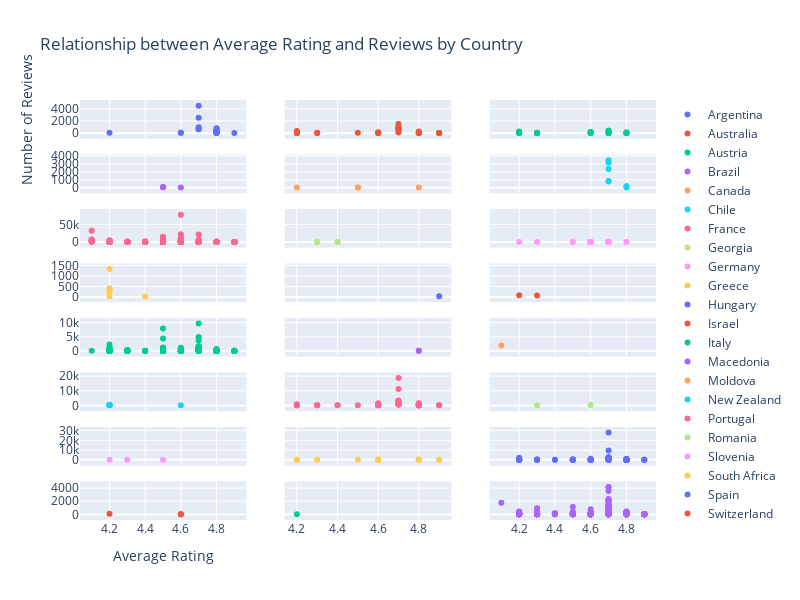

This figure's notebook cell:
### Code cell
import plotly.graph_objs as go
from plotly.subplots import make_subplots

grouped = wines.groupby("country")

num_countries = len(grouped)
rows = (num_countries - 1) // 3 + 1  
cols = min(num_countries, 3)  

fig = make_subplots(rows=rows, cols=cols, shared_xaxes=True, shared_yaxes=True)

for i, (country, group) in enumerate(grouped, 1):
    row = (i - 1) // cols + 1
    col = (i - 1) % cols + 1
    scatter = go.Scatter(x=group["avg_rating"], y=group["reviews"], mode="markers", name=country)
    fig.add_trace(scatter, row=row, col=col)

fig.update_layout(height=600,width=800,title="Relationship between Average Rating and Reviews by Country")
fig.update_xaxes(title_text="Average Rating", row=rows, col=1)
fig.update_yaxes(title_text="Number of Reviews", row=1, col=1)

fig.show()

### Figure 1 — Plotly figure (JSON) as saved in the notebook; plotly's stock layout.template omitted (floating-point values rounded to 4 significant figures; data arrays with more than 128 entries replaced by an {"elided": "..."} marker saying what was removed)
{"data": [{"mode": "markers", "name": "Argentina", "type": "scatter", "x": [4.7, 4.7, 4.7, 4.8, 4.7, 4.7, 4.8, 4.8, 4.8, 4.8, 4.8, 4.8, 4.8, 4.8, 4.8, 4.6, 4.2, 4.6, 4.8, 4.9, 4.8, 4.8, 4.8], "xaxis": "x", "y": [4511, 2541, 968, 825, 668, 654, 540, 522, 431, 328, 267, 232, 169, 145, 126, 81, 72, 72, 70, 44, 43, 33, 25], "yaxis": "y"}, {"mode": "markers", "name": "Australia", "type": "scatter", "x": [4.7, 4.7, 4.7, 4.7, 4.7, 4.7, 4.7, 4.2, 4.8, 4.6, 4.8, 4.7, 4.6, 4.2, 4.8, 4.6, 4.3, 4.5, 4.8, 4.8, 4.6, 4.2, 4.8, 4.9, 4.9, 4.3, 4.6, 4.9, 4.8, 4.2, 4.6, 4.9], "xaxis": "x2", "y": [1498, 1055, 897, 747, 710, 647, 574, 343, 283, 107, 100, 93, 92, 78, 69, 61, 61, 56, 55, 51, 46, 34, 33, 32, 30, 29, 27, 27, 26, 25, 25, 25], "yaxis": "y2"}, {"mode": "markers", "name": "Austria", "type": "scatter", "x": [4.7, 4.2, 4.6, 4.6, 4.8, 4.2, 4.2, 4.3, 4.2, 4.6, 4.6, 4.7, 4.7, 4.2, 4.3, 4.3, 4.2, 4.7, 4.7, 4.6, 4.8, 4.3, 4.6, 4.8, 4.8, 4.3], "xaxis": "x3", "y": [428, 291, 196, 179, 148, 138, 114, 82, 78, 72, 58, 58, 45, 42, 36, 35, 35, 34, 33, 31, 31, 28, 28, 26, 26, 26], "yaxis": "y3"}, {"mode": "markers", "name": "Brazil", "type": "scatter", "x": [4.5, 4.5, 4.5, 4.6], "xaxis": "x4", "y": [99, 54, 48, 38], "yaxis": "y4"}, {"mode": "markers", "name": "Canada", "type": "scatter", "x": [4.2, 4.5, 4.8, 4.5], "xaxis": "x5", "y": [38, 33, 27, 27], "yaxis": "y5"}, {"mode": "markers", "name": "Chile", "type": "scatter", "x": [4.7, 4.7, 4.7, 4.7, 4.7, 4.8, 4.8], "xaxis": "x6", "y": [3464, 3132, 2366, 854, 790, 206, 30], "yaxis": "y6"}, {"mode": "markers", "name": "France", "type": "scatter", "x": {"elided": "1347 float values"}, "xaxis": "x7", "y": {"elided": "1347 int values"}, "yaxis": "y7"}, {"mode": "markers", "name": "Georgia", "type": "scatter", "x": [4.4, 4.3, 4.3, 4.4], "xaxis": "x8", "y": [104, 98, 27, 26], "yaxis": "y8"}, {"mode": "markers", "name": "Germany", "type": "scatter", "x": [4.6, 4.7, 4.6, 4.6, 4.6, 4.6, 4.6, 4.6, 4.6, 4.6, 4.6, 4.7, 4.7, 4.6, 4.6, 4.7, 4.2, 4.6, 4.6, 4.7, 4.6, 4.7, 4.6, 4.6, 4.6, 4.6, 4.7, 4.3, 4.8, 4.6, 4.6, 4.7, 4.7, 4.5], "xaxis": "x9", "y": [228, 192, 107, 92, 80, 71, 63, 56, 54, 52, 51, 48, 47, 47, 47, 43, 43, 38, 38, 37, 37, 36, 34, 34, 33, 31, 31, 31, 31, 30, 29, 29, 25, 25], "yaxis": "y9"}, {"mode": "markers", "name": "Greece", "type": "scatter", "x": [4.2, 4.2, 4.2, 4.2, 4.2, 4.4], "xaxis": "x10", "y": [1326, 416, 359, 271, 38, 26], "yaxis": "y10"}, {"mode": "markers", "name": "Hungary", "type": "scatter", "x": [4.9], "xaxis": "x11", "y": [40], "yaxis": "y11"}, {"mode": "markers", "name": "Israel", "type": "scatter", "x": [4.2, 4.3], "xaxis": "x12", "y": [85, 72], "yaxis": "y12"}, {"mode": "markers", "name": "Italy", "type": "scatter", "x": {"elided": "257 float values"}, "xaxis": "x13", "y": {"elided": "257 int values"}, "yaxis": "y13"}, {"mode": "markers", "name": "Macedonia", "type": "scatter", "x": [4.8, 4.8], "xaxis": "x14", "y": [100, 77], "yaxis": "y14"}, {"mode": "markers", "name": "Moldova", "type": "scatter", "x": [4.1], "xaxis": "x15", "y": [1940], "yaxis": "y15"}, {"mode": "markers", "name": "New Zealand", "type": "scatter", "x": [4.2, 4.2, 4.2, 4.2, 4.2, 4.6, 4.2], "xaxis": "x16", "y": [533, 308, 285, 114, 53, 43, 41], "yaxis": "y16"}, {"mode": "markers", "name": "Portugal", "type": "scatter", "x": [4.7, 4.7, 4.7, 4.7, 4.7, 4.7, 4.7, 4.7, 4.8, 4.6, 4.7, 4.7, 4.8, 4.7, 4.7, 4.2, 4.7, 4.7, 4.7, 4.7, 4.6, 4.6, 4.8, 4.2, 4.6, 4.8, 4.8, 4.2, 4.8, 4.8, 4.8, 4.8, 4.3, 4.6, 4.3, 4.8, 4.8, 4.8, 4.8, 4.9, 4.2, 4.8, 4.4, 4.6, 4.6, 4.4, 4.8, 4.2, 4.6, 4.8, 4.3, 4.8, 4.5, 4.8, 4.9, 4.2], "xaxis": "x17", "y": [18690, 11147, 3303, 3144, 2646, 2177, 1867, 1624, 1489, 1467, 1215, 1180, 1170, 942, 863, 773, 709, 663, 617, 593, 454, 437, 422, 398, 344, 321, 272, 188, 177, 161, 154, 151, 146, 119, 108, 101, 92, 86, 73, 72, 72, 70, 56, 49, 45, 36, 35, 34, 31, 30, 30, 28, 26, 26, 26, 25], "yaxis": "y17"}, {"mode": "markers", "name": "Romania", "type": "scatter", "x": [4.6, 4.3], "xaxis": "x18", "y": [213, 83], "yaxis": "y18"}, {"mode": "markers", "name": "Slovenia", "type": "scatter", "x": [4.2, 4.3, 4.5], "xaxis": "x19", "y": [58, 37, 29], "yaxis": "y19"}, {"mode": "markers", "name": "South Africa", "type": "scatter", "x": [4.6, 4.6, 4.6, 4.8, 4.2, 4.8, 4.8, 4.8, 4.6, 4.6, 4.6, 4.9, 4.3, 4.9, 4.6, 4.8, 4.5, 4.8, 4.6, 4.2, 4.6], "xaxis": "x20", "y": [172, 126, 120, 68, 65, 64, 62, 59, 54, 46, 44, 43, 43, 42, 40, 40, 38, 34, 30, 27, 27], "yaxis": "y20"}, {"mode": "markers", "name": "Spain", "type": "scatter", "x": [4.7, 4.7, 4.7, 4.7, 4.7, 4.7, 4.2, 4.7, 4.7, 4.7, 4.7, 4.6, 4.8, 4.7, 4.8, 4.7, 4.7, 4.7, 4.7, 4.8, 4.2, 4.5, 4.8, 4.8, 4.3, 4.8, 4.2, 4.8, 4.2, 4.8, 4.2, 4.7, 4.8, 4.8, 4.8, 4.2, 4.8, 4.3, 4.6, 4.8, 4.5, 4.3, 4.5, 4.2, 4.2, 4.6, 4.7, 4.8, 4.9, 4.8, 4.3, 4.5, 4.6, 4.5, 4.8, 4.3, 4.8, 4.8, 4.8, 4.6, 4.7, 4.8, 4.8, 4.8, 4.8, 4.8, 4.8, 4.9, 4.5, 4.6, 4.8, 4.2, 4.8, 4.6, 4.8, 4.8, 4.2, 4.3, 4.4, 4.2, 4.2, 4.2, 4.6, 4.9, 4.7, 4.6, 4.8, 4.8, 4.7, 4.7, 4.8, 4.5, 4.8, 4.6, 4.6, 4.6, 4.7, 4.8, 4.8, 4.4, 4.5], "xaxis": "x21", "y": [28050, 9527, 2596, 2476, 2348, 2186, 2143, 2005, 1924, 1347, 1290, 1205, 999, 973, 968, 884, 871, 773, 720, 712, 586, 510, 505, 483, 458, 451, 369, 331, 309, 276, 258, 254, 242, 238, 208, 199, 195, 182, 166, 144, 135, 122, 118, 114, 100, 96, 95, 88, 88, 82, 79, 76, 76, 72, 72, 66, 63, 55, 53, 50, 50, 49, 48, 47, 46, 45, 45, 44, 43, 43, 43, 43, 43, 42, 41, 41, 40, 38, 37, 37, 37, 37, 37, 36, 36, 36, 36, 35, 33, 33, 33, 32, 30, 30, 30, 29, 28, 28, 28, 27, 26], "yaxis": "y21"}, {"mode": "markers", "name": "Switzerland", "type": "scatter", "x": [4.2, 4.6, 4.6, 4.6], "xaxis": "x22", "y": [103, 49, 33, 28], "yaxis": "y22"}, {"mode": "markers", "name": "Turkey", "type": "scatter", "x": [4.2], "xaxis": "x23", "y": [27], "yaxis": "y23"}, {"mode": "markers", "name": "United States", "type": "scatter", "x": {"elided": "515 float values"}, "xaxis": "x24", "y": {"elided": "515 int values"}, "yaxis": "y24"}], "layout": {"height": 600, "title": {"text": "Relationship between Average Rating and Reviews by Country"}, "width": 800, "xaxis": {"anchor": "y", "domain": [0, 0.2889], "matches": "x22", "showticklabels": false}, "xaxis10": {"anchor": "y10", "domain": [0, 0.2889], "matches": "x22", "showticklabels": false}, "xaxis11": {"anchor": "y11", "domain": [0.3556, 0.6444], "matches": "x23", "showticklabels": false}, "xaxis12": {"anchor": "y12", "domain": [0.7111, 1], "matches": "x24", "showticklabels": false}, "xaxis13": {"anchor": "y13", "domain": [0, 0.2889], "matches": "x22", "showticklabels": false}, "xaxis14": {"anchor": "y14", "domain": [0.3556, 0.6444], "matches": "x23", "showticklabels": false}, "xaxis15": {"anchor": "y15", "domain": [0.7111, 1], "matches": "x24", "showticklabels": false}, "xaxis16": {"anchor": "y16", "domain": [0, 0.2889], "matches": "x22", "showticklabels": false}, "xaxis17": {"anchor": "y17", "domain": [0.3556, 0.6444], "matches": "x23", "showticklabels": false}, "xaxis18": {"anchor": "y18", "domain": [0.7111, 1], "matches": "x24", "showticklabels": false}, "xaxis19": {"anchor": "y19", "domain": [0, 0.2889], "matches": "x22", "showticklabels": false}, "xaxis2": {"anchor": "y2", "domain": [0.3556, 0.6444], "matches": "x23", "showticklabels": false}, "xaxis20": {"anchor": "y20", "domain": [0.3556, 0.6444], "matches": "x23", "showticklabels": false}, "xaxis21": {"anchor": "y21", "domain": [0.7111, 1], "matches": "x24", "showticklabels": false}, "xaxis22": {"anchor": "y22", "domain": [0, 0.2889], "title": {"text": "Average Rating"}}, "xaxis23": {"anchor": "y23", "domain": [0.3556, 0.6444]}, "xaxis24": {"anchor": "y24", "domain": [0.7111, 1]}, "xaxis3": {"anchor": "y3", "domain": [0.7111, 1], "matches": "x24", "showticklabels": false}, "xaxis4": {"anchor": "y4", "domain": [0, 0.2889], "matches": "x22", "showticklabels": false}, "xaxis5": {"anchor": "y5", "domain": [0.3556, 0.6444], "matches": "x23", "showticklabels": false}, "xaxis6": {"anchor": "y6", "domain": [0.7111, 1], "matches": "x24", "showticklabels": false}, "xaxis7": {"anchor": "y7", "domain": [0, 0.2889], "matches": "x22", "showticklabels": false}, "xaxis8": {"anchor": "y8", "domain": [0.3556, 0.6444], "matches": "x23", "showticklabels": false}, "xaxis9": {"anchor": "y9", "domain": [0.7111, 1], "matches": "x24", "showticklabels": false}, "yaxis": {"anchor": "x", "domain": [0.9078, 1.0], "title": {"text": "Number of Reviews"}}, "yaxis10": {"anchor": "x10", "domain": [0.5188, 0.6109]}, "yaxis11": {"anchor": "x11", "domain": [0.5188, 0.6109], "matches": "y10", "showticklabels": false}, "yaxis12": {"anchor": "x12", "domain": [0.5188, 0.6109], "matches": "y10", "showticklabels": false}, "yaxis13": {"anchor": "x13", "domain": [0.3891, 0.4813]}, "yaxis14": {"anchor": "x14", "domain": [0.3891, 0.4813], "matches": "y13", "showticklabels": false}, "yaxis15": {"anchor": "x15", "domain": [0.3891, 0.4813], "matches": "y13", "showticklabels": false}, "yaxis16": {"anchor": "x16", "domain": [0.2594, 0.3516]}, "yaxis17": {"anchor": "x17", "domain": [0.2594, 0.3516], "matches": "y16", "showticklabels": false}, "yaxis18": {"anchor": "x18", "domain": [0.2594, 0.3516], "matches": "y16", "showticklabels": false}, "yaxis19": {"anchor": "x19", "domain": [0.1297, 0.2219]}, "yaxis2": {"anchor": "x2", "domain": [0.9078, 1.0], "matches": "y", "showticklabels": false}, "yaxis20": {"anchor": "x20", "domain": [0.1297, 0.2219], "matches": "y19", "showticklabels": false}, "yaxis21": {"anchor": "x21", "domain": [0.1297, 0.2219], "matches": "y19", "showticklabels": false}, "yaxis22": {"anchor": "x22", "domain": [0, 0.09219]}, "yaxis23": {"anchor": "x23", "domain": [0, 0.09219], "matches": "y22", "showticklabels": false}, "yaxis24": {"anchor": "x24", "domain": [0, 0.09219], "matches": "y22", "showticklabels": false}, "yaxis3": {"anchor": "x3", "domain": [0.9078, 1.0], "matches": "y", "showticklabels": false}, "yaxis4": {"anchor": "x4", "domain": [0.7781, 0.8703]}, "yaxis5": {"anchor": "x5", "domain": [0.7781, 0.8703], "matches": "y4", "showticklabels": false}, "yaxis6": {"anchor": "x6", "domain": [0.7781, 0.8703], "matches": "y4", "showticklabels": false}, "yaxis7": {"anchor": "x7", "domain": [0.6484, 0.7406]}, "yaxis8": {"anchor": "x8", "domain": [0.6484, 0.7406], "matches": "y7", "showticklabels": false}, "yaxis9": {"anchor": "x9", "domain": [0.6484, 0.7406], "matches": "y7", "showticklabels": false}}}
